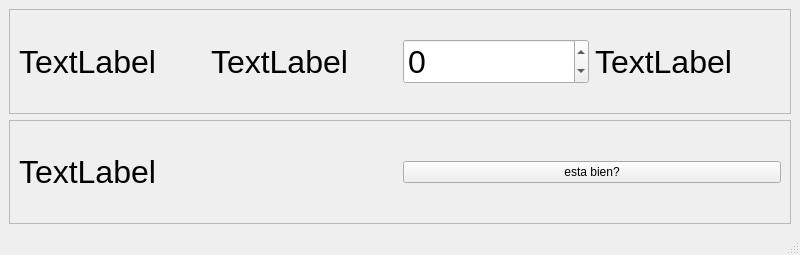
<?xml version="1.0" encoding="UTF-8"?>
<ui version="4.0">
 <class>MainWindow</class>
 <widget class="QMainWindow" name="MainWindow">
  <property name="geometry">
   <rect>
    <x>0</x>
    <y>0</y>
    <width>800</width>
    <height>255</height>
   </rect>
  </property>
  <property name="windowTitle">
   <string>MainWindow</string>
  </property>
  <widget class="QWidget" name="centralwidget">
   <layout class="QVBoxLayout" name="verticalLayout">
    <item>
     <widget class="QFrame" name="frame">
      <property name="frameShape">
       <enum>QFrame::StyledPanel</enum>
      </property>
      <property name="frameShadow">
       <enum>QFrame::Raised</enum>
      </property>
      <layout class="QHBoxLayout" name="horizontalLayout">
       <item>
        <widget class="QLabel" name="label">
         <property name="font">
          <font>
           <pointsize>24</pointsize>
          </font>
         </property>
         <property name="text">
          <string>TextLabel</string>
         </property>
        </widget>
       </item>
       <item>
        <widget class="QLabel" name="label_2">
         <property name="font">
          <font>
           <pointsize>24</pointsize>
          </font>
         </property>
         <property name="text">
          <string>TextLabel</string>
         </property>
        </widget>
       </item>
       <item>
        <widget class="QSpinBox" name="spinBox">
         <property name="font">
          <font>
           <pointsize>24</pointsize>
          </font>
         </property>
         <property name="minimum">
          <number>-99999</number>
         </property>
         <property name="maximum">
          <number>99999</number>
         </property>
        </widget>
       </item>
       <item>
        <widget class="QLabel" name="label_3">
         <property name="font">
          <font>
           <pointsize>24</pointsize>
          </font>
         </property>
         <property name="text">
          <string>TextLabel</string>
         </property>
        </widget>
       </item>
      </layout>
     </widget>
    </item>
    <item>
     <widget class="QFrame" name="frame_2">
      <property name="frameShape">
       <enum>QFrame::StyledPanel</enum>
      </property>
      <property name="frameShadow">
       <enum>QFrame::Raised</enum>
      </property>
      <layout class="QHBoxLayout" name="horizontalLayout_2">
       <item>
        <widget class="QLabel" name="label_4">
         <property name="font">
          <font>
           <pointsize>24</pointsize>
          </font>
         </property>
         <property name="text">
          <string>TextLabel</string>
         </property>
        </widget>
       </item>
       <item>
        <widget class="QPushButton" name="pushButton">
         <property name="text">
          <string>esta bien?</string>
         </property>
        </widget>
       </item>
      </layout>
     </widget>
    </item>
   </layout>
  </widget>
  <widget class="QMenuBar" name="menubar">
   <property name="geometry">
    <rect>
     <x>0</x>
     <y>0</y>
     <width>800</width>
     <height>26</height>
    </rect>
   </property>
  </widget>
  <widget class="QStatusBar" name="statusbar"/>
 </widget>
 <resources/>
 <connections/>
</ui>
